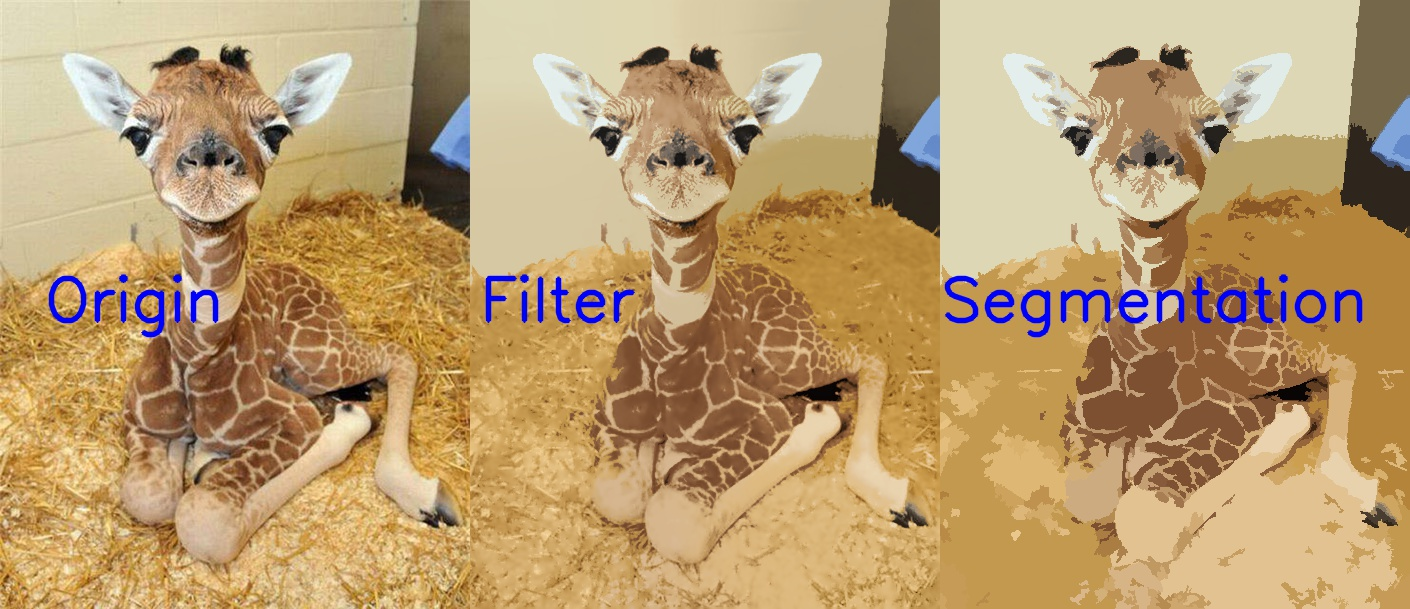
#> input picture MeanShift/img/MeanShift.jpg, 1410 x 609 px, given in place of exemple.png, which was not available
$ python harris_corner.py
#> lines starting #> are read from the running program, lines starting #| are printed output that depends on the picture; after the words box and inside, x2 and y2 are one past the last pixel; in counts of white or black regions, pixels touching at a corner belong together; pictures that were not available may be replaced by others from this repository, and a replacement may not be noted
import cv2
import numpy as np

img = cv2.imread('img/exemple.png')
#> img is the input picture: shape (609, 1410, 3); mean B, G, R 111.8, 156.2, 185.9
imgOrigin = cv2.imread('img/example.png')
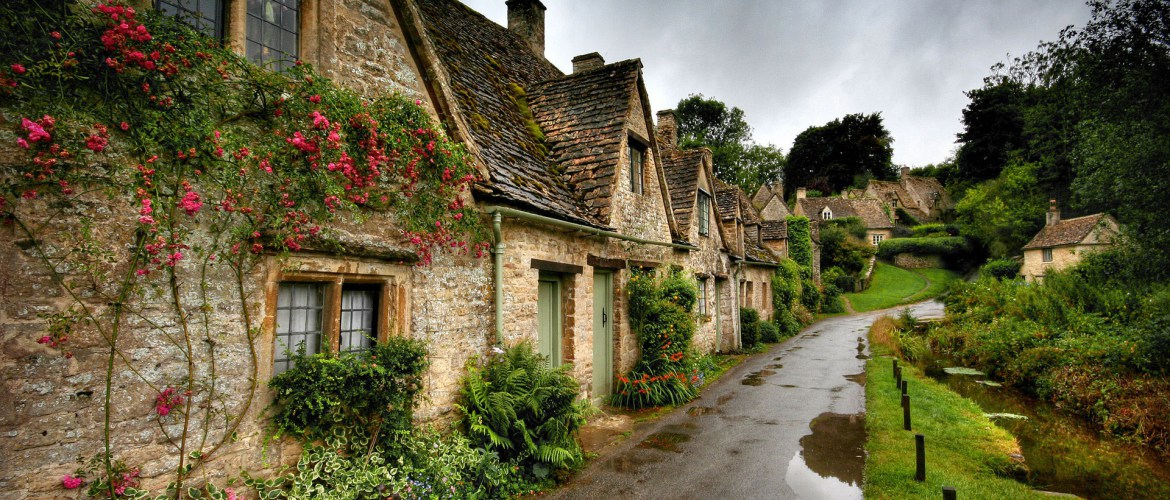
#> input picture Harris_Corner_Detector/img/example.png, 1170 x 500 px
#> imgOrigin is the input picture: shape (500, 1170, 3); mean B, G, R 66.5, 97.2, 103.3
gray = cv2.cvtColor(img,cv2.COLOR_BGR2GRAY)
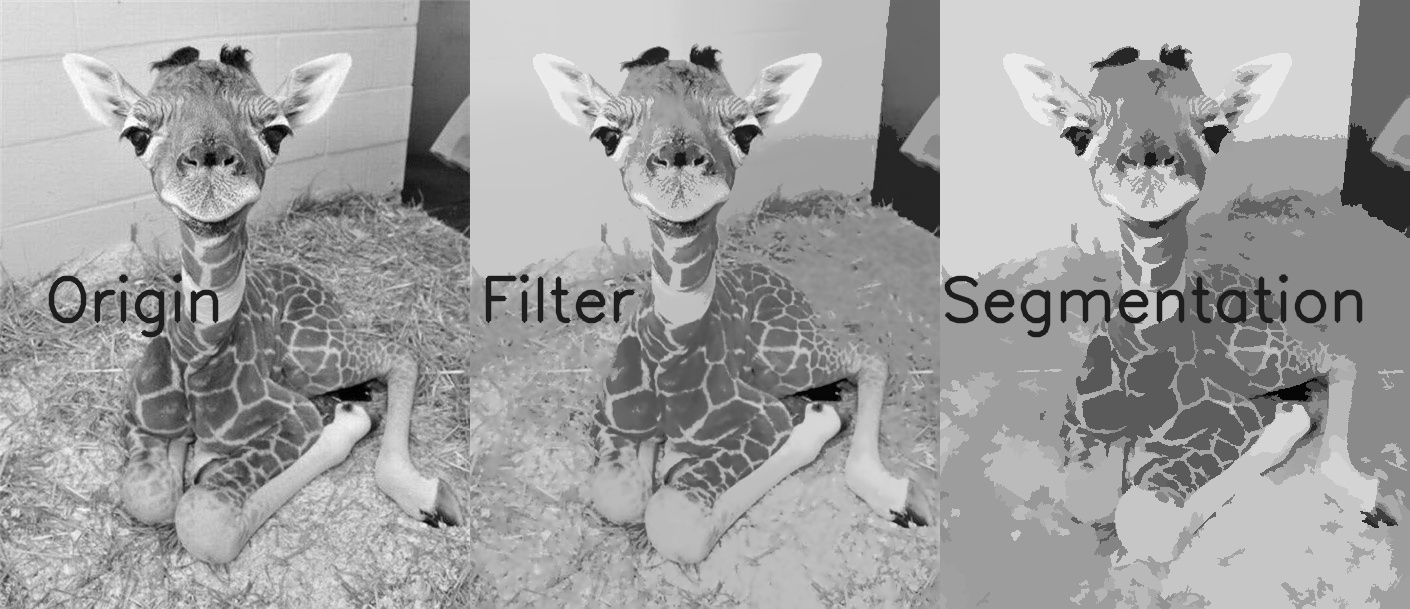
#> gray: shape (609, 1410); min 0, max 255, mean 160.1
gray = np.float32(gray)
dst = cv2.cornerHarris(gray,2,3,0.04)

dst = cv2.dilate(dst,None)
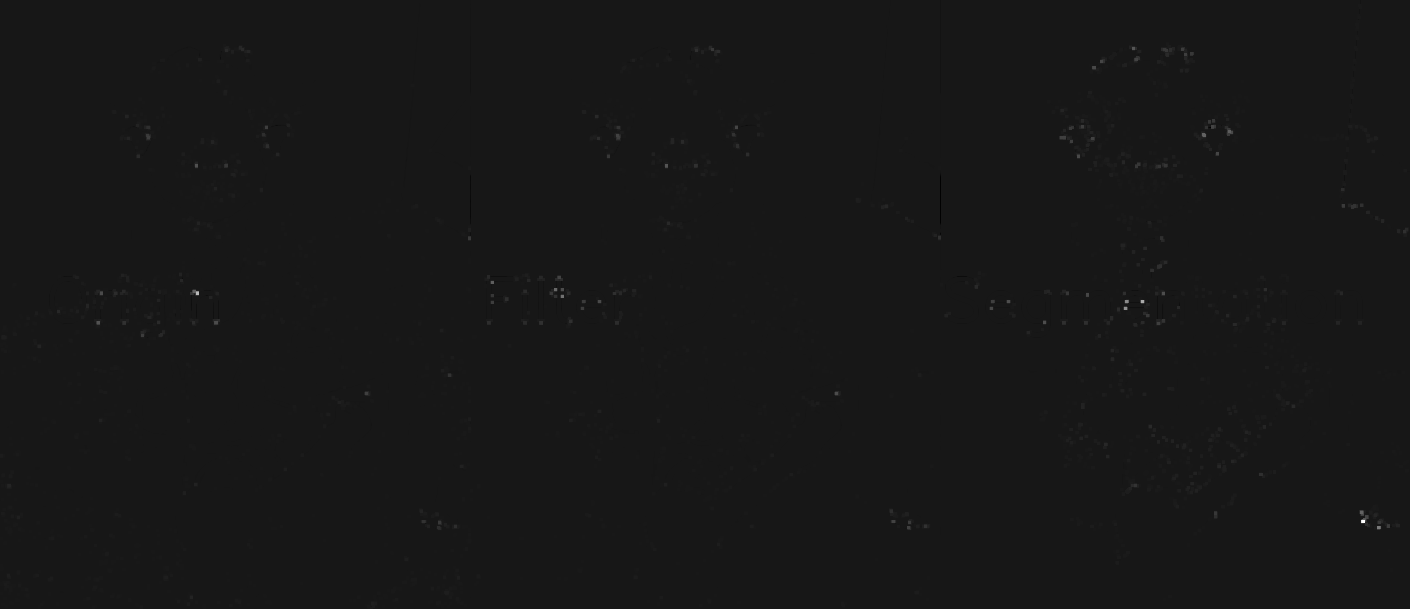
#> dst: shape (609, 1410) float32; min -9834479, max 99024840, mean 114176.4; drawn with min black and max white

img[dst>0.01*dst.max()]=[0,0,255]
#> img: shape (609, 1410, 3); 2.15% of pixels changed, all inside (x1, y1, x2, y2) = (0, 16, 1409, 609)

font = cv2.FONT_HERSHEY_SIMPLEX
cv2.putText(imgOrigin, 'Origin', (45, 320), font, 3, (255, 0, 0), 3, cv2.LINE_AA)
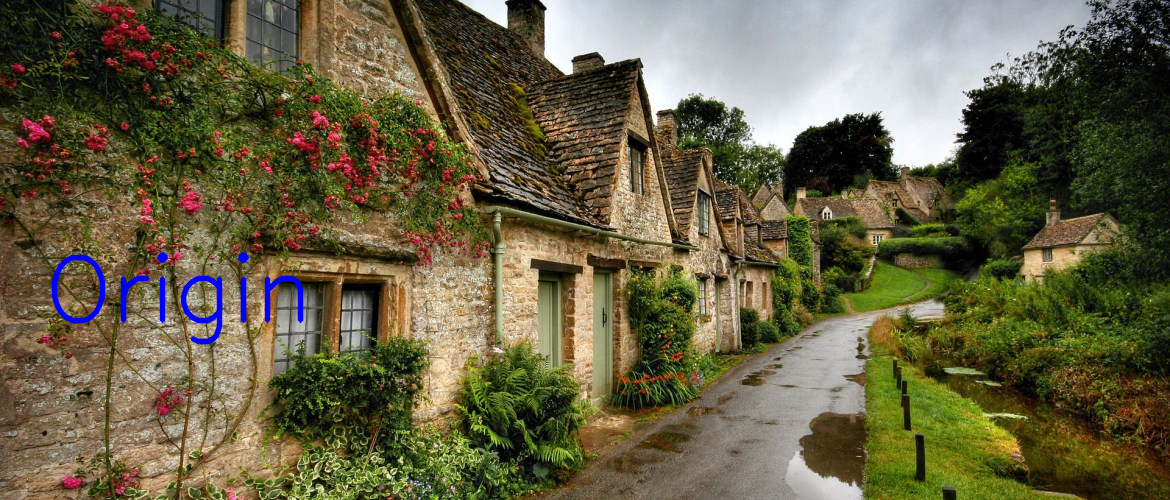
#> imgOrigin: shape (500, 1170, 3); 0.79% of pixels changed, all inside (x1, y1, x2, y2) = (51, 252, 304, 345)
cv2.putText(img, 'Harris Corner', (80, 320), font, 3, (255, 0, 0), 3, cv2.LINE_AA)
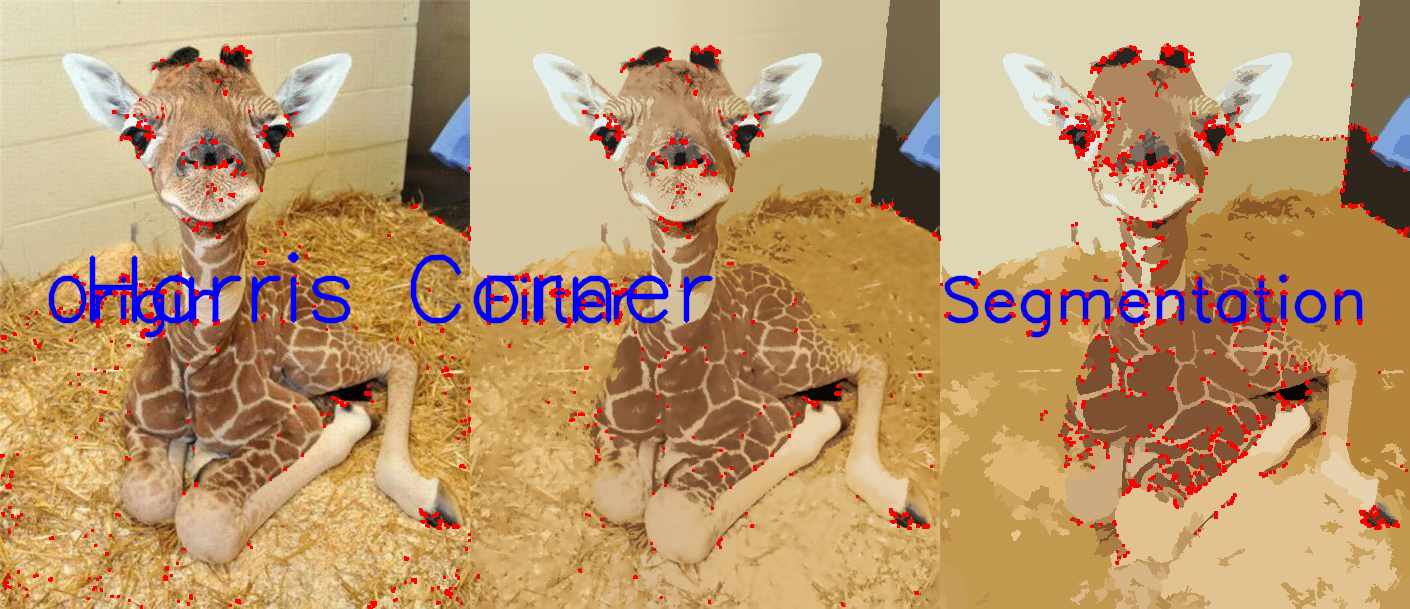
#> img: shape (609, 1410, 3); mean B, G, R 111, 152.6, 186.8

#> (the run stopped early here; a loop or call above may not have finished)
